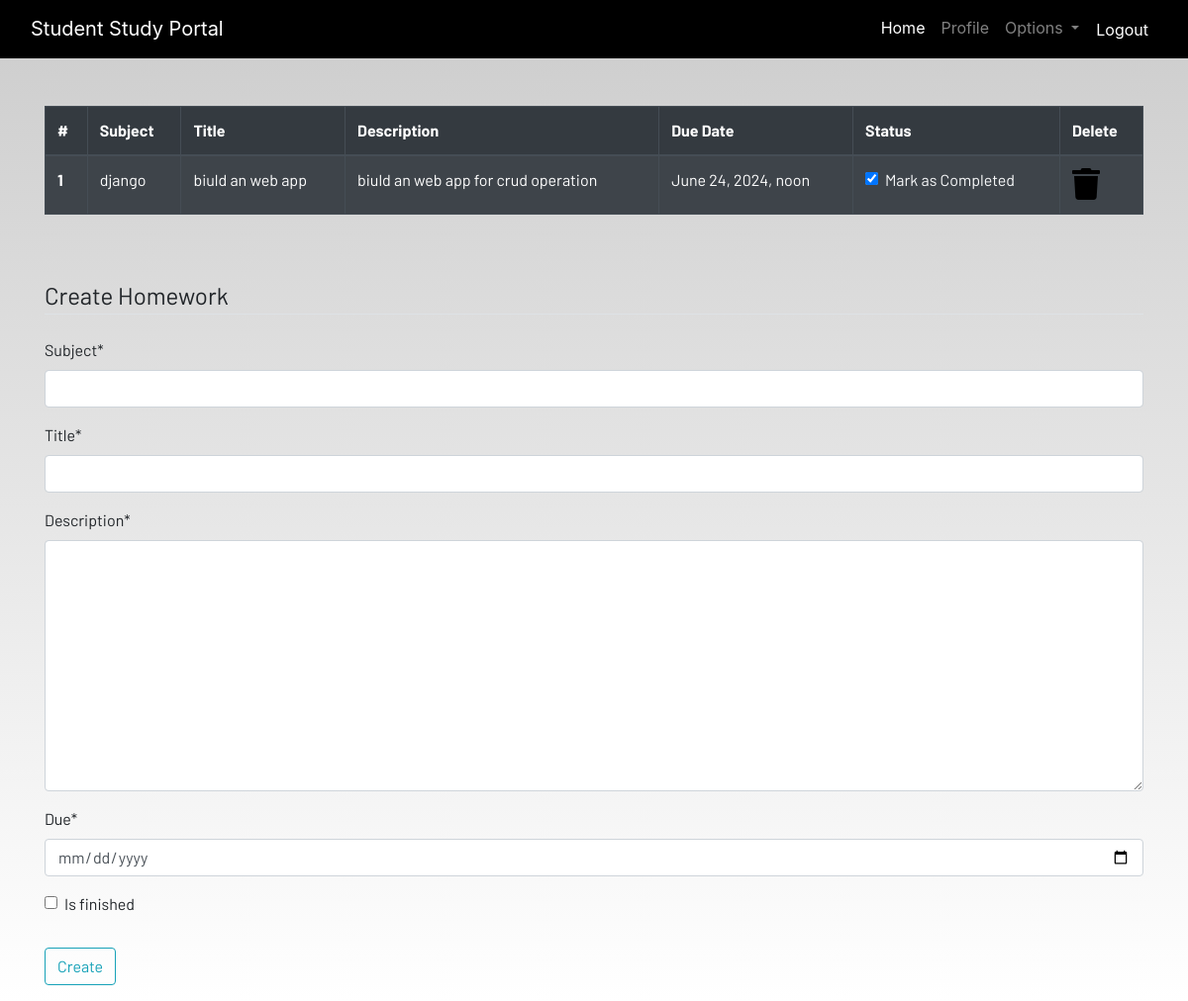
The page /homework (signed in) on the database its author committed.
### dashboard/models.py (models this page shows, shortened)
class Homework(models.Model):
    user = models.ForeignKey(User, on_delete=models.CASCADE)
    subject = models.CharField(max_length=50)
    title = models.CharField(max_length=100)
    description = models.TextField()
    due = models.DateTimeField()
    is_finished = models.BooleanField(default=False)

### dashboard/views.py (the view)
# urls.py: path('homework',views.homework, name="homework"),
@login_required
def homework(request):
    if request.method == "POST":
        form = HomeworkForm(request.POST)
        if form.is_valid():
            try:
                finished = request.POST['is_finished']
                if finished == 'on':
                    finished = True
                else:
                    finished = False
            except:
                finished = False
            homeworks = Homework(
                user = request.user,
                subject = request.POST['subject'],
                title = request.POST['title'],
                description = request.POST['description'],
                due = request.POST['due'],
                is_finished = finished
            )
            homeworks.save()
            messages.success(request,f'Homework Added from {request.user.username}!!.')
    else:
        form = HomeworkForm()
    homework = Homework.objects.filter(user=request.user)
    if len(homework) == 0:
        homework_done = True
    else:
        homework_done = False
    context = {'homeworks':homework,
               'homework_done':homework_done,
               'form':form,
               }
    return render(request, 'dashboard/homework.html',context)

### dashboard/forms.py
class HomeworkForm(forms.ModelForm):
    class Meta:
        model = Homework
        fields = ['subject', 'title', 'description', 'due', 'is_finished']
        widgets = {
            'due': DateInput(),
        }

### dashboard/templates/dashboard/homework.html (shortened to what this page needs)
{% extends 'dashboard/base.html' %}
{% load static %}
{% load crispy_forms_tags %}
{% block content %}
<div class="container">
    {% if not homework_done %}
    <table class="table table-striped table-bordered table-hover table-dark">
        <thead>
            <tr>
                <th scope="col">#</th>
                <th scope="col">Subject</th>
                <th scope="col">Title</th>
                <th scope="col">Description</th>
                <th scope="col">Due Date</th>
                <th scope="col">Status</th>
                <th scope="col">Delete</th>
            </tr>
        </thead>
        <tbody>
            {% for hw in homeworks %}
            <tr>
                <th scope="row">{{ forloop.counter }}</th>
                <td>{{ hw.subject }}</td>
                <td>{{ hw.title }}</td>
                <td>{{ hw.description }}</td>
                <td>{{ hw.due }}</td>
                <td>
                    <form method="POST" action="{% url 'update-homework' hw.id %}">
                        <div class="form-check">
                            <input class="form-check-input" type="checkbox" name="is_finished" value="on" {% if hw.is_finished %}checked{% endif %} onchange="this.form.submit()">
                            <label class="form-check-label text-light" for="flexCheckDefault">
                                Mark as Completed
                            </label>
                        </div>
                    </form>
                </td>
                <td><a href="{% url 'delete-homework' hw.id %}"><i class="fa fa-trash fa-2x"></i></a></td>
            </tr>
            {% endfor %}
        </tbody>
    </table>
    {% else %}
    <h4>All homework has been done!! Create to add more.</h4>
    {% endif %}
</div><br><br>
<div class="container">
    <form method="POST">
        <fieldset class="form-group">
            <legend class="border-bottom mb-4">Create Homework</legend>
            {{ form|crispy }}
        </fieldset>
        <div class="form-group">
            <button href="" class="btn btn-outline-info" type="submit">
                Create
            </button>
        </div>
    </form>
</div>
{% endblock content %}

### static/css/main.css (style rules this page uses)
html { scroll-behavior: smooth; height: 100%; width: 100%; }
a { text-decoration: none !important; color: black; }
html, body { max-width: 100%; overflow-x: hidden; height: 100%; width: 100%; }
body { background: linear-gradient(rgba(0, 0, 0, 0.2), rgba(255, 255, 255, 0.5)); overflow-x: hidden; background-repeat: no-repeat; }
.fa { color: black; }

### rows shown on the page
Homework: subject "django", title "biuld an web app", description "biuld an web app for crud operation", due "June 24, 2024, noon", is_finished "☑"
